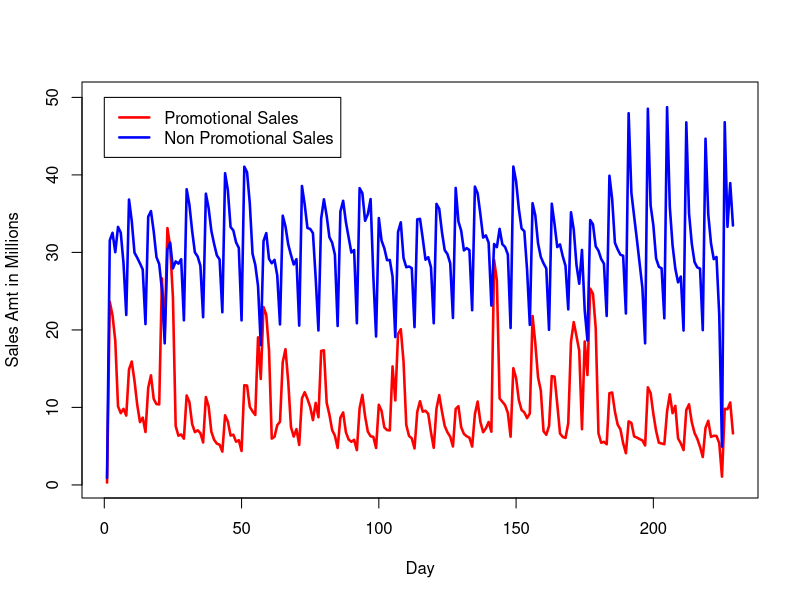
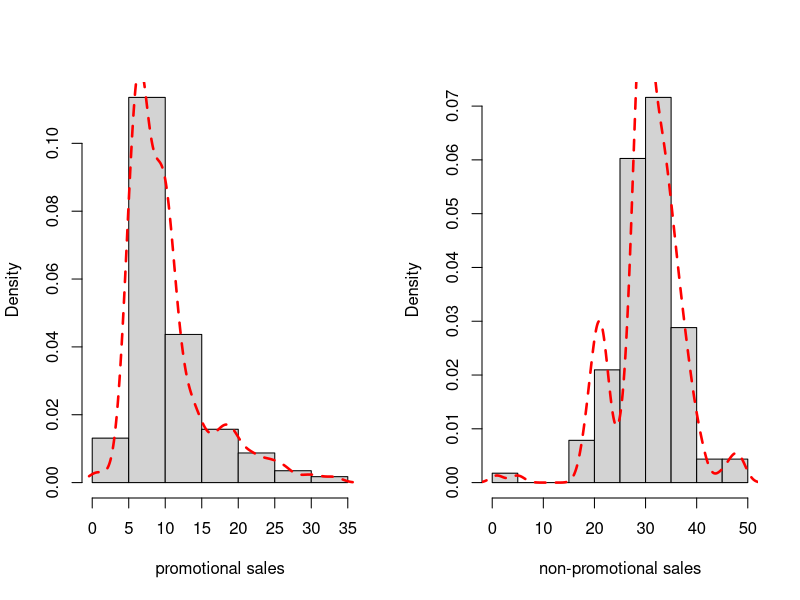

Write the R code that produced these figures, in order.
# relevant source files to do the analysis
library(car)

# building of data frame from 229 observations comprising of day, promotional sales (in millions) and non-promotional sales (in millions)
day <- c(1:229)
promosales <- c(0.31,23.62,21.87,18.6,10.14,9.26,9.82,8.95,14.9,15.92,13.43,10.33,8.11,8.68,6.83,12.52,14.14,11.1,10.43,10.39,26.65,19.58,33.14,30.73,24.2,7.6,6.35,6.51,5.97,11.54,10.7,7.85,6.81,7.05,6.69,5.48,11.34,10.13,6.85,5.83,5.33,5.19,4.3,8.98,8.19,6.37,6.48,5.58,5.77,4.38,12.86,12.82,10.07,9.49,9.03,19.04,13.67,22.95,21.96,17.4,5.98,6.21,7.71,8.15,15.85,17.51,13.35,7.46,6.24,7.2,5.16,11.16,11.96,11.1,10.07,8.36,10.59,8.73,17.29,17.37,10.61,9.07,7.08,6.35,4.77,8.67,9.35,6.81,5.86,5.57,5.82,4.49,9.89,11.62,8.85,6.88,6.28,6.2,4.77,10.34,9.56,7.42,7.08,7.03,15.29,10.9,19.49,20.09,15.92,7.74,6.32,6.01,4.71,9.43,10.8,9.45,9.57,9.17,6.78,4.79,9.84,11.59,9.47,7.61,6.79,6.22,4.96,9.81,10.15,7.44,6.58,6.28,6.1,4.95,9.14,10.76,8.12,6.8,7.3,8.12,6.87,29.01,26.39,11.16,10.73,10.29,9.29,6.22,15.06,13.79,10.95,9.66,9.36,8.62,9.21,21.79,18.26,13.89,12.19,6.93,6.47,7.6,14.04,13.96,10.41,6.63,6.19,6.06,7.97,18.49,21.01,19.2,17.31,7.19,18.51,14.18,25.33,24.67,20.27,6.66,5.44,5.56,5.25,11.84,11.92,9.46,7.78,7.18,5.38,4.09,8.2,8,6.26,6.11,5.91,5.75,5.09,12.59,11.85,9.17,6.97,5.45,5.35,5.25,9.48,11.69,9.26,10.2,6,5.36,4.5,9.67,10.4,8.09,6.71,5.96,4.92,3.6,7.36,8.27,6.2,6.34,6.32,5.4,1.07,9.82,9.77,10.64,6.65)
nonpromosales <- c(0.9,31.56,32.53,30.03,33.29,32.54,28.59,21.93,36.82,34.06,29.97,29.31,28.58,27.8,20.75,34.61,35.33,32.71,29.4,28.49,25.17,18.27,30.42,31.26,27.93,28.84,28.55,29.12,21.24,38.15,36.16,32.78,30,29.48,28.28,21.64,37.58,35.72,32.78,31.1,29.62,29.09,22.28,40.22,38.04,33.27,32.84,31.29,30.58,21.23,41.06,40.34,36.32,29.82,28.39,25.67,18.04,31.47,32.49,29.16,28.6,29.04,27.02,20.71,34.74,33.35,31.03,29.67,28.44,29.13,20.56,38.57,36.18,33.15,33.03,32.5,26.69,19.93,34.36,36.85,34.71,31.96,31.25,29.7,20.51,35.27,36.66,33.92,31.94,29.99,30.31,20.86,38.29,37.65,34.08,34.94,36.88,26.89,19.15,34.43,31.52,30.54,29,29.02,26.88,19.08,32.63,33.88,29.27,28.09,28.18,27.97,20.36,34.26,34.33,31.81,29.06,29.38,28.08,20.86,36.26,35.63,32.61,30.29,29.78,28.6,21.54,38.32,33.99,32.8,30.26,30.55,30.3,22.54,38.49,37.61,34.9,31.92,32.19,31.25,23.14,31.08,30.68,33.04,31.05,30.69,29.74,20.25,41.08,39.18,35.64,33.08,32.73,27.76,20.65,36.35,34.78,31.17,29.41,28.59,27.93,20.01,36.28,33.68,30.69,31.03,29.5,28.26,22.65,35.18,32.94,28.38,25.96,30.32,22.5,18.63,34.17,33.64,30.78,30.23,29.15,28.55,21.8,39.89,36.86,31.24,30.39,29.7,29.57,22.12,47.96,37.69,34.65,31.68,28.57,25.45,18.27,48.54,36.06,33.5,29.23,28.15,27.94,21.5,48.74,35.85,30.92,27.9,26.14,26.88,19.92,46.78,35.03,31.13,28.76,28.07,27.91,19.97,44.67,34.92,31.17,29.13,29.41,21.96,4.94,46.8,33.3,38.94,33.47)
df <- data.frame(day,promosales,nonpromosales)
summary(df)

# curve fitting based on sales recorded on each day to graphically represent the two types of sales 
plot(c(1,229),c(0.300000,50),type="n",xlab="Day",ylab="Sales Amt in Millions")
lines(day,df$promosales,col="red",lwd=2.5)
lines(day,df$nonpromosales,col="blue",lwd=2.5)
legend(0,50,c("Promotional Sales","Non Promotional Sales"),lty=c(1,1),lwd=c(2.5,2.5),col=c("red","blue"))

# establish pre-requisites are met to apply t-test i.e. both follows normal distribution
par(mfrow=c(1,2))
hist(df$promosales,main="",xlab="promotional sales",prob=T)
lines(density(df$promosales),lty="dashed",lwd=2.5,col="red")
hist(df$nonpromosales,main="",xlab="non-promotional sales",prob=T)
lines(density(df$nonpromosales),lty="dashed",lwd=2.5,col="red")

# perform t-test to identify the winner
t.test(df$promosales,df$nonpromosales)
